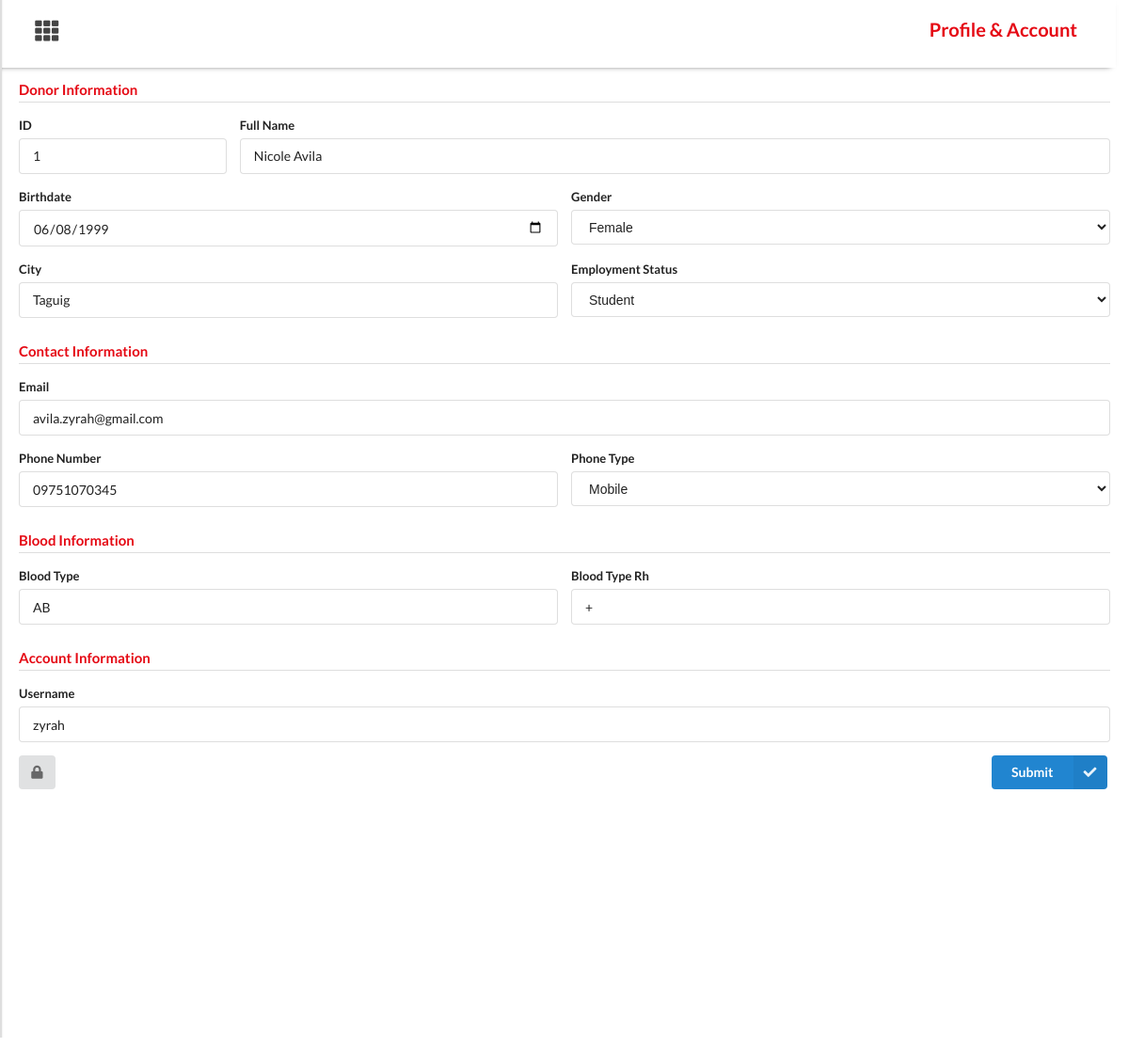
Screenshot of /lifeline_php/donor_profile.php (signed in) with the database file from the repository.
### tables this page shows
CREATE TABLE `donor` (
  `id` int(11) NOT NULL,
  `name` varchar(255) NOT NULL,
  `city` varchar(255) NOT NULL,
  `bday` date NOT NULL,
  `gender` varchar(255) NOT NULL,
  `employment` varchar(255) NOT NULL,
  `email` varchar(255) NOT NULL,
  `phonenum` varchar(50) NOT NULL,
  `phonetype` varchar(255) NOT NULL,
  `username` varchar(255) NOT NULL,
  `password` varchar(255) NOT NULL,
  `blood_type` varchar(255) NOT NULL,
  `blood_rh` varchar(255) NOT NULL,
  `available` varchar(255) NOT NULL DEFAULT 'Available',
  `is_active` varchar(255) NOT NULL DEFAULT 'Yes'
);

### lifeline_php/donor_profile.php (the view, shortened to what this page needs)
<?php
  include 'includes/db.inc.php';
        $uid = $_SESSION["userid"];
        $rec = mysqli_query($conn, "SELECT * FROM donor WHERE id = $uid");
        $record = mysqli_fetch_array($rec);
        $id = $record['id'];
        $fullname = $record['name'];
        $city = $record['city'];
        $bday = $record['bday'];
        $gender = $record['gender'];
        $employment = $record['employment'];
        $email = $record['email'];
        $phonenum = $record['phonenum'];
        $phonetype = $record['phonetype'];
        $username = $record['username'];
        $blood_type = $record['blood_type'];
        $blood_rh = $record['blood_rh'];
?>
<!DOCTYPE html>
<html>
    <head>
        <link rel="stylesheet" href="assets/css/semantic/dist/semantic.min.css">
        <link rel="stylesheet" href="assets/css/custom.css">
        <link rel="stylesheet" href="assets/css/sidebar.css">
    </head>
    <body style="background-color:white;">
    <div class="container" >
    <div class="content" style="position: absolute; top:50%; transform: translateY(-56%);
                             width: 100%; max-width: 100%; height:100px; min-height: 90%;
                             overflow-y: scroll; overflow-x:hidden">
                <div class="ui vertical menu sidepanel"  id="mySidepanel" hidden="true" style="min-height:100vh">
                      <div class="ui two column very relaxed stackable grid" style="margin-top:-55px; margin-bottom:-20px">
                        <div class="column" style="margin-left: 30px; margin-top:10px">
                        </div>
                      </div>
                </div>
                <div class="ui grid" style="width:100%; background-color: white; position: sticky; top: 0; z-index:2; margin-bottom:10px;
                        border-bottom: 5px; -webkit-box-shadow: 0 4px 6px -6px #222; -moz-box-shadow: 0 4px 6px -6px #222; box-shadow: 0 4px 6px -6px #222;">
                <div class="eight wide column">
                    <button class="openbtn" onclick="openNav()" style="font-size:25px; margin-left:20px;background:transparent">
                            <i class="th icon"></i>
                    </button>
                </div>
                <div class="eight wide column">
                        <h4 style="text-align: right; color:#E50914; font-size:20px; padding: 10px 15px; margin-right:12px">
                            Profile & Account
                        </h4>
                </div>
            </div>
            <div class="main" style="padding:20px">
            <form action="includes/donor_update.inc.php" class="ui form" method="post">
                        <h4 class="ui dividing header" style="color:#E50914">Donor Information</h4>
                        <div class="two fields">
                            <div class="field" style="width:20%">
                                <label>ID</label>
                                <div class="field">
                                    <input type="text" name="id" value="<?php echo $id; ?>" readonly>
                                </div>
                            </div>
                            <div class="field"style="width:80%">
                                <label>Full Name</label>
                                <div class="field">
                                    <input type="text" name="name" placeholder="Full name" value="<?php echo $fullname; ?>" >
                                </div>
                            </div>
                        </div>
                        <div class="two fields">
                            <div class="field">
                                <label>Birthdate</label>
                                <input type="date" name="bday" placeholder="Birthdate" value="<?php echo $bday; ?>" required>
                            </div>
                            <div class="field">
                            <label>Gender</label>
                                <div class="ui selection" >
                                        <select class="form-select" name="gender" required>
                                            <option selected="selected" value="<?php echo $gender; ?>"><?php echo $gender; ?></option>
                                        </select>
                                </div>
                        </div>
                        </div>
                        <div class="two fields">
                            <div class="field">
                                <label>City</label>
                                <input type="text" name="city" placeholder="City" value="<?php echo $city; ?>" required>
                            </div>
                            <div class="field">
                            <label>Employment Status</label>
                                <div class="ui selection" >
                                        <select class="form-select" name="employment" required>
                                            <option selected="selected" value="<?php echo $employment; ?>"><?php echo $employment; ?></option>
                                        </select>
                                </div>
                        </div>
                        </div>
                    <h4 class="ui dividing header" style="color:#E50914">Contact Information</h4>
                            <div class="field">
                                <label>Email</label>
                                <div class="field">
                                    <input type="text" name="email" value="<?php echo $email; ?>"  placeholder="email@address.com">
                                </div>
                            </div>
                        <div class="two fields" >
                            <div class="field">
                                <label>Phone Number</label>
                                <div class="field">
                                    <input type="text" name="phonenum" value="<?php echo $phonenum; ?>"  placeholder="Contact Number/s" required>
                                </div>
                            </div>
                            <div class="field">
                                <label>Phone Type</label>
                                    <div class="ui selection" >
                                            <select class="form-select" name="phonetype" required>
                                                <option selected="selected"  value="<?php echo $phonetype; ?>"><?php echo $phonetype; ?></option>
                                            </select>
                                    </div>
                            </div>
                        </div>
                            <h4 class="ui dividing header" style="color:#E50914">Blood Information</h4>
                            <div class="two fields" >
                                <div class="field">
                                    <label>Blood Type</label>
                                    <input type="text" name="blood_type" value="<?php echo $blood_type; ?>" required>
                                </div>
                                <div class="field">
                                            <label>Blood Type Rh</label>
                                    <input type="text" name="blood_rh" value="<?php echo $blood_rh; ?>"  required>
                                </div>
                            </div>
                            <h4 class="ui dividing header" style="color:#E50914">Account Information</h4>
                                <div class="field">
                                    <label>Username</label>
                                    <input type="text" name="username" placeholder="Username" value="<?php echo $username; ?>" required>
                                </div>
                        <a href="donor_changepass.php">
                            <button type="button" class="ui left icon button" style="float:left" data-content="Change Password">
                                <i class="lock icon"></i>
                            </button>
                        </a>
                        <button type="submit" name="submit" class="ui right labeled icon primary button" style="float:right">
                            <i class="check icon"></i>
                                Submit
                        </button>
                </form>
            </div>
        </div>
    </div>
    </body>

### lifeline_php/assets/css/custom.css (style rules this page uses)
body { width: 100vw; }
@media only screen and (min-width: 600px) { .container { display: flex; justify-content: center; align-items: center; padding:30px; } }
@media only screen and (min-width: 768px) { .container { display: flex; justify-content: center; align-items: center; padding:30px; } }
@media only screen and (min-width: 992px) { .container { display: flex; justify-content: center; align-items: center; padding:100px; } }
@media only screen and (min-width: 1200px) { .container { display: flex; justify-content: center; align-items: center; padding:100px; } }

### lifeline_php/assets/css/sidebar.css (style rules this page uses)
.sidepanel { position: fixed; z-index: 3; top: 0; left:0; overflow: hidden; transition: 0.5s; padding-top: 60px; }
.openbtn { font-size: 20px; cursor: pointer; background-color: white; color:#444; padding: 10px 15px; border: none; }

### rows the page displays
donor: id "1", name "Nicole Avila", bday "06/08/1999", gender "Female", city "Taguig", employment "Student", email "avila.zyrah@gmail.com", phonenum "09751070345", phonetype "Mobile", blood_type "AB", blood_rh "+", username "zyrah"
